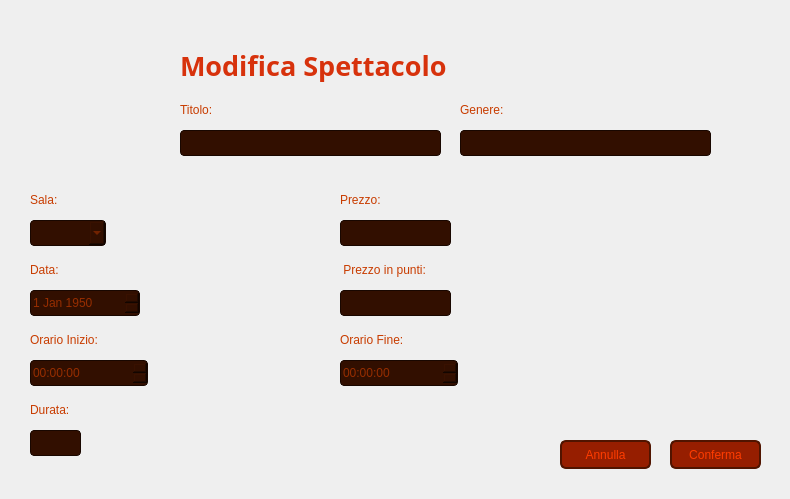
<?xml version="1.0" encoding="UTF-8"?>
<ui version="4.0">
 <class>VistaModificaSpettacoloAmministratore</class>
 <widget class="QWidget" name="VistaModificaSpettacoloAmministratore">
  <property name="geometry">
   <rect>
    <x>0</x>
    <y>0</y>
    <width>790</width>
    <height>499</height>
   </rect>
  </property>
  <property name="windowTitle">
   <string>Modifica Spettacolo - CineMax</string>
  </property>
  <widget class="QLabel" name="Sfondo">
   <property name="geometry">
    <rect>
     <x>0</x>
     <y>0</y>
     <width>791</width>
     <height>501</height>
    </rect>
   </property>
   <property name="font">
    <font>
     <family>Segoe UI</family>
    </font>
   </property>
   <property name="styleSheet">
    <string notr="true">QLabel {
    background: qlineargradient(
        x1: 0, y1: 1,
        x2: 0, y2: 0,
        stop: 0 #210A00,
        stop: 1 #7D2100
    );
}</string>
   </property>
   <property name="text">
    <string/>
   </property>
  </widget>
  <widget class="QLabel" name="labelIconaFoto">
   <property name="geometry">
    <rect>
     <x>30</x>
     <y>30</y>
     <width>131</width>
     <height>131</height>
    </rect>
   </property>
   <property name="text">
    <string/>
   </property>
   <property name="pixmap">
    <pixmap>Viste/Immagini/IconaFotoAmministratore.png</pixmap>
   </property>
   <property name="scaledContents">
    <bool>true</bool>
   </property>
  </widget>
  <widget class="QLabel" name="labelTitolo">
   <property name="geometry">
    <rect>
     <x>180</x>
     <y>100</y>
     <width>63</width>
     <height>20</height>
    </rect>
   </property>
   <property name="styleSheet">
    <string notr="true">QLabel {
    color: #C83C00;
}</string>
   </property>
   <property name="text">
    <string>Titolo:</string>
   </property>
   <property name="alignment">
    <set>Qt::AlignmentFlag::AlignLeading|Qt::AlignmentFlag::AlignLeft|Qt::AlignmentFlag::AlignVCenter</set>
   </property>
  </widget>
  <widget class="QLabel" name="labelTitoloPrincipale">
   <property name="geometry">
    <rect>
     <x>180</x>
     <y>30</y>
     <width>411</width>
     <height>71</height>
    </rect>
   </property>
   <property name="font">
    <font>
     <family>Segoe UI Variable</family>
     <pointsize>20</pointsize>
     <bold>true</bold>
    </font>
   </property>
   <property name="styleSheet">
    <string notr="true">QLabel {
    color: #D7320C;
}</string>
   </property>
   <property name="text">
    <string>Modifica Spettacolo</string>
   </property>
   <property name="alignment">
    <set>Qt::AlignmentFlag::AlignLeading|Qt::AlignmentFlag::AlignLeft|Qt::AlignmentFlag::AlignVCenter</set>
   </property>
  </widget>
  <widget class="QLabel" name="labelGenere">
   <property name="geometry">
    <rect>
     <x>460</x>
     <y>100</y>
     <width>81</width>
     <height>20</height>
    </rect>
   </property>
   <property name="styleSheet">
    <string notr="true">QLabel {
    color: #C83C00;
}</string>
   </property>
   <property name="text">
    <string>Genere:</string>
   </property>
   <property name="alignment">
    <set>Qt::AlignmentFlag::AlignLeading|Qt::AlignmentFlag::AlignLeft|Qt::AlignmentFlag::AlignVCenter</set>
   </property>
  </widget>
  <widget class="QLabel" name="labelOrarioInizio">
   <property name="geometry">
    <rect>
     <x>30</x>
     <y>330</y>
     <width>101</width>
     <height>20</height>
    </rect>
   </property>
   <property name="styleSheet">
    <string notr="true">QLabel {
    color: #C83C00;
}</string>
   </property>
   <property name="text">
    <string>Orario Inizio:</string>
   </property>
   <property name="alignment">
    <set>Qt::AlignmentFlag::AlignLeading|Qt::AlignmentFlag::AlignLeft|Qt::AlignmentFlag::AlignVCenter</set>
   </property>
  </widget>
  <widget class="QLabel" name="labelSala">
   <property name="geometry">
    <rect>
     <x>30</x>
     <y>190</y>
     <width>81</width>
     <height>20</height>
    </rect>
   </property>
   <property name="styleSheet">
    <string notr="true">QLabel {
    color: #C83C00;
}</string>
   </property>
   <property name="text">
    <string>Sala:</string>
   </property>
   <property name="alignment">
    <set>Qt::AlignmentFlag::AlignLeading|Qt::AlignmentFlag::AlignLeft|Qt::AlignmentFlag::AlignVCenter</set>
   </property>
  </widget>
  <widget class="QLabel" name="labelData">
   <property name="geometry">
    <rect>
     <x>30</x>
     <y>260</y>
     <width>81</width>
     <height>20</height>
    </rect>
   </property>
   <property name="styleSheet">
    <string notr="true">QLabel {
    color: #C83C00;
}</string>
   </property>
   <property name="text">
    <string>Data:</string>
   </property>
   <property name="alignment">
    <set>Qt::AlignmentFlag::AlignLeading|Qt::AlignmentFlag::AlignLeft|Qt::AlignmentFlag::AlignVCenter</set>
   </property>
  </widget>
  <widget class="QLabel" name="labelOrarioFine">
   <property name="geometry">
    <rect>
     <x>340</x>
     <y>330</y>
     <width>101</width>
     <height>20</height>
    </rect>
   </property>
   <property name="styleSheet">
    <string notr="true">QLabel {
    color: #C83C00;
}</string>
   </property>
   <property name="text">
    <string>Orario Fine:</string>
   </property>
   <property name="alignment">
    <set>Qt::AlignmentFlag::AlignLeading|Qt::AlignmentFlag::AlignLeft|Qt::AlignmentFlag::AlignVCenter</set>
   </property>
  </widget>
  <widget class="QLabel" name="labelDurata">
   <property name="geometry">
    <rect>
     <x>30</x>
     <y>400</y>
     <width>101</width>
     <height>20</height>
    </rect>
   </property>
   <property name="styleSheet">
    <string notr="true">QLabel {
    color: #C83C00;
}</string>
   </property>
   <property name="text">
    <string>Durata:</string>
   </property>
   <property name="alignment">
    <set>Qt::AlignmentFlag::AlignLeading|Qt::AlignmentFlag::AlignLeft|Qt::AlignmentFlag::AlignVCenter</set>
   </property>
  </widget>
  <widget class="QLineEdit" name="lineEditTitolo">
   <property name="geometry">
    <rect>
     <x>180</x>
     <y>130</y>
     <width>261</width>
     <height>26</height>
    </rect>
   </property>
   <property name="styleSheet">
    <string notr="true">QLineEdit {
    background-color: #320F00;
    color: #962D00;
    border: 1px solid #190700;
    border-radius: 4px;
}</string>
   </property>
   <property name="text">
    <string/>
   </property>
  </widget>
  <widget class="QLineEdit" name="lineEditGenere">
   <property name="geometry">
    <rect>
     <x>460</x>
     <y>130</y>
     <width>251</width>
     <height>26</height>
    </rect>
   </property>
   <property name="styleSheet">
    <string notr="true">QLineEdit {
    background-color: #320F00;
    color: #962D00;
    border: 1px solid #190700;
    border-radius: 4px;
}</string>
   </property>
   <property name="text">
    <string/>
   </property>
  </widget>
  <widget class="QLineEdit" name="lineEditDurata">
   <property name="geometry">
    <rect>
     <x>30</x>
     <y>430</y>
     <width>51</width>
     <height>26</height>
    </rect>
   </property>
   <property name="styleSheet">
    <string notr="true">QLineEdit {
    background-color: #320F00;
    color: #962D00;
    border: 1px solid #190700;
    border-radius: 4px;
}</string>
   </property>
   <property name="text">
    <string/>
   </property>
  </widget>
  <widget class="QPushButton" name="pushButtonConferma">
   <property name="geometry">
    <rect>
     <x>670</x>
     <y>440</y>
     <width>91</width>
     <height>29</height>
    </rect>
   </property>
   <property name="styleSheet">
    <string notr="true">QPushButton {
    background-color: #961E00;
    color: #FF3C00;
    border: 2px solid #501400;
    border-radius: 6px;
}

QPushButton:focus {
    outline: none;
}

QPushButton:hover {
    background-color: #C83200;
}</string>
   </property>
   <property name="text">
    <string>Conferma</string>
   </property>
  </widget>
  <widget class="QPushButton" name="pushButtonAnnulla">
   <property name="geometry">
    <rect>
     <x>560</x>
     <y>440</y>
     <width>91</width>
     <height>29</height>
    </rect>
   </property>
   <property name="styleSheet">
    <string notr="true">QPushButton {
    background-color: #961E00;
    color: #FF3C00;
    border: 2px solid #501400;
    border-radius: 6px;
}

QPushButton:focus {
    outline: none;
}

QPushButton:hover {
    background-color: #C83200;
}</string>
   </property>
   <property name="text">
    <string>Annulla</string>
   </property>
  </widget>
  <widget class="QComboBox" name="comboBoxSala">
   <property name="geometry">
    <rect>
     <x>30</x>
     <y>220</y>
     <width>76</width>
     <height>26</height>
    </rect>
   </property>
   <property name="styleSheet">
    <string notr="true">QComboBox {
    background-color: #320F00;
    color: #962D00;
    border: 1px solid #190700;
    border-radius: 4px;
}

QComboBox QAbstractItemView {
    background-color: #320F00;
	color: #962D00;
    border: 1px solid #190700;
	border-radius: 4px;
    selection-background-color: #C83200;
}

QComboBox QAbstractItemView::item:hover {
    background-color: #C83200;
}</string>
   </property>
  </widget>
  <widget class="QDateEdit" name="dateEditData">
   <property name="geometry">
    <rect>
     <x>30</x>
     <y>290</y>
     <width>110</width>
     <height>26</height>
    </rect>
   </property>
   <property name="styleSheet">
    <string notr="true">QDateEdit {
    background-color: #320F00;
    color: #962D00;
    border: 1px solid #190700;
    border-radius: 4px;
}
</string>
   </property>
   <property name="dateTime">
    <datetime>
     <hour>22</hour>
     <minute>0</minute>
     <second>0</second>
     <year>1950</year>
     <month>1</month>
     <day>1</day>
    </datetime>
   </property>
   <property name="time">
    <time>
     <hour>22</hour>
     <minute>0</minute>
     <second>0</second>
    </time>
   </property>
   <property name="maximumDateTime">
    <datetime>
     <hour>11</hour>
     <minute>59</minute>
     <second>59</second>
     <year>2050</year>
     <month>12</month>
     <day>12</day>
    </datetime>
   </property>
   <property name="minimumDateTime">
    <datetime>
     <hour>14</hour>
     <minute>0</minute>
     <second>0</second>
     <year>1949</year>
     <month>12</month>
     <day>31</day>
    </datetime>
   </property>
  </widget>
  <widget class="QTimeEdit" name="timeEditOrarioFine">
   <property name="geometry">
    <rect>
     <x>340</x>
     <y>360</y>
     <width>118</width>
     <height>26</height>
    </rect>
   </property>
   <property name="styleSheet">
    <string notr="true">QTimeEdit {
    background-color: #320F00;
    color: #962D00;
    border: 1px solid #190700;
    border-radius: 4px;
}
</string>
   </property>
  </widget>
  <widget class="QTimeEdit" name="timeEditOrarioInizio">
   <property name="geometry">
    <rect>
     <x>30</x>
     <y>360</y>
     <width>118</width>
     <height>26</height>
    </rect>
   </property>
   <property name="styleSheet">
    <string notr="true">QTimeEdit {
    background-color: #320F00;
    color: #962D00;
    border: 1px solid #190700;
    border-radius: 4px;
}

</string>
   </property>
  </widget>
  <widget class="QLabel" name="labelErroreTitolo">
   <property name="geometry">
    <rect>
     <x>180</x>
     <y>160</y>
     <width>121</width>
     <height>20</height>
    </rect>
   </property>
   <property name="styleSheet">
    <string notr="true">QLabel {
    color: #FF0000
}</string>
   </property>
   <property name="text">
    <string/>
   </property>
   <property name="alignment">
    <set>Qt::AlignmentFlag::AlignLeading|Qt::AlignmentFlag::AlignLeft|Qt::AlignmentFlag::AlignVCenter</set>
   </property>
  </widget>
  <widget class="QLabel" name="labelErroreGenere">
   <property name="geometry">
    <rect>
     <x>460</x>
     <y>160</y>
     <width>121</width>
     <height>20</height>
    </rect>
   </property>
   <property name="styleSheet">
    <string notr="true">QLabel {
    color: #FF0000
}</string>
   </property>
   <property name="text">
    <string/>
   </property>
   <property name="alignment">
    <set>Qt::AlignmentFlag::AlignLeading|Qt::AlignmentFlag::AlignLeft|Qt::AlignmentFlag::AlignVCenter</set>
   </property>
  </widget>
  <widget class="QLabel" name="labelErroreSala">
   <property name="geometry">
    <rect>
     <x>120</x>
     <y>220</y>
     <width>151</width>
     <height>20</height>
    </rect>
   </property>
   <property name="styleSheet">
    <string notr="true">QLabel {
    color: #FF0000
}</string>
   </property>
   <property name="text">
    <string/>
   </property>
   <property name="alignment">
    <set>Qt::AlignmentFlag::AlignLeading|Qt::AlignmentFlag::AlignLeft|Qt::AlignmentFlag::AlignVCenter</set>
   </property>
  </widget>
  <widget class="QLabel" name="labelErroreData">
   <property name="geometry">
    <rect>
     <x>150</x>
     <y>290</y>
     <width>161</width>
     <height>20</height>
    </rect>
   </property>
   <property name="styleSheet">
    <string notr="true">QLabel {
    color: #FF0000
}</string>
   </property>
   <property name="text">
    <string/>
   </property>
   <property name="alignment">
    <set>Qt::AlignmentFlag::AlignLeading|Qt::AlignmentFlag::AlignLeft|Qt::AlignmentFlag::AlignVCenter</set>
   </property>
  </widget>
  <widget class="QLabel" name="labelErroreOrarioInizio">
   <property name="geometry">
    <rect>
     <x>160</x>
     <y>360</y>
     <width>161</width>
     <height>20</height>
    </rect>
   </property>
   <property name="styleSheet">
    <string notr="true">QLabel {
    color: #FF0000
}</string>
   </property>
   <property name="text">
    <string/>
   </property>
   <property name="alignment">
    <set>Qt::AlignmentFlag::AlignLeading|Qt::AlignmentFlag::AlignLeft|Qt::AlignmentFlag::AlignVCenter</set>
   </property>
  </widget>
  <widget class="QLabel" name="labelErroreOrarioFine">
   <property name="geometry">
    <rect>
     <x>470</x>
     <y>360</y>
     <width>171</width>
     <height>20</height>
    </rect>
   </property>
   <property name="styleSheet">
    <string notr="true">QLabel {
    color: #FF0000
}</string>
   </property>
   <property name="text">
    <string/>
   </property>
   <property name="alignment">
    <set>Qt::AlignmentFlag::AlignLeading|Qt::AlignmentFlag::AlignLeft|Qt::AlignmentFlag::AlignVCenter</set>
   </property>
  </widget>
  <widget class="QLabel" name="labelErroreDurata">
   <property name="geometry">
    <rect>
     <x>90</x>
     <y>430</y>
     <width>171</width>
     <height>20</height>
    </rect>
   </property>
   <property name="styleSheet">
    <string notr="true">QLabel {
    color: #FF0000
}</string>
   </property>
   <property name="text">
    <string/>
   </property>
   <property name="alignment">
    <set>Qt::AlignmentFlag::AlignLeading|Qt::AlignmentFlag::AlignLeft|Qt::AlignmentFlag::AlignVCenter</set>
   </property>
  </widget>
  <widget class="QLineEdit" name="lineEditPrezzoPunti">
   <property name="geometry">
    <rect>
     <x>340</x>
     <y>290</y>
     <width>111</width>
     <height>26</height>
    </rect>
   </property>
   <property name="styleSheet">
    <string notr="true">QLineEdit {
    background-color: #320F00;
    color: #962D00;
    border: 1px solid #190700;
    border-radius: 4px;
}</string>
   </property>
   <property name="text">
    <string/>
   </property>
  </widget>
  <widget class="QLabel" name="labelPrezzoPunti">
   <property name="geometry">
    <rect>
     <x>340</x>
     <y>260</y>
     <width>111</width>
     <height>20</height>
    </rect>
   </property>
   <property name="styleSheet">
    <string notr="true">QLabel {
    color: #C83C00;
}</string>
   </property>
   <property name="text">
    <string> Prezzo in punti:</string>
   </property>
   <property name="alignment">
    <set>Qt::AlignmentFlag::AlignLeading|Qt::AlignmentFlag::AlignLeft|Qt::AlignmentFlag::AlignVCenter</set>
   </property>
  </widget>
  <widget class="QLineEdit" name="lineEditPrezzo">
   <property name="geometry">
    <rect>
     <x>340</x>
     <y>220</y>
     <width>111</width>
     <height>26</height>
    </rect>
   </property>
   <property name="styleSheet">
    <string notr="true">QLineEdit {
    background-color: #320F00;
    color: #962D00;
    border: 1px solid #190700;
    border-radius: 4px;
}</string>
   </property>
   <property name="text">
    <string/>
   </property>
  </widget>
  <widget class="QLabel" name="labelPrezzo">
   <property name="geometry">
    <rect>
     <x>340</x>
     <y>190</y>
     <width>101</width>
     <height>20</height>
    </rect>
   </property>
   <property name="styleSheet">
    <string notr="true">QLabel {
    color: #C83C00;
}</string>
   </property>
   <property name="text">
    <string>Prezzo:</string>
   </property>
   <property name="alignment">
    <set>Qt::AlignmentFlag::AlignLeading|Qt::AlignmentFlag::AlignLeft|Qt::AlignmentFlag::AlignVCenter</set>
   </property>
  </widget>
  <widget class="QLabel" name="labelErrorePrezzo">
   <property name="geometry">
    <rect>
     <x>460</x>
     <y>220</y>
     <width>181</width>
     <height>20</height>
    </rect>
   </property>
   <property name="styleSheet">
    <string notr="true">QLabel {
    color: #FF0000
}</string>
   </property>
   <property name="text">
    <string/>
   </property>
   <property name="alignment">
    <set>Qt::AlignmentFlag::AlignLeading|Qt::AlignmentFlag::AlignLeft|Qt::AlignmentFlag::AlignVCenter</set>
   </property>
  </widget>
  <widget class="QLabel" name="labelErrorePrezzoPunti">
   <property name="geometry">
    <rect>
     <x>460</x>
     <y>290</y>
     <width>181</width>
     <height>20</height>
    </rect>
   </property>
   <property name="styleSheet">
    <string notr="true">QLabel {
    color: #FF0000
}</string>
   </property>
   <property name="text">
    <string/>
   </property>
   <property name="alignment">
    <set>Qt::AlignmentFlag::AlignLeading|Qt::AlignmentFlag::AlignLeft|Qt::AlignmentFlag::AlignVCenter</set>
   </property>
  </widget>
 </widget>
 <resources/>
 <connections/>
</ui>
